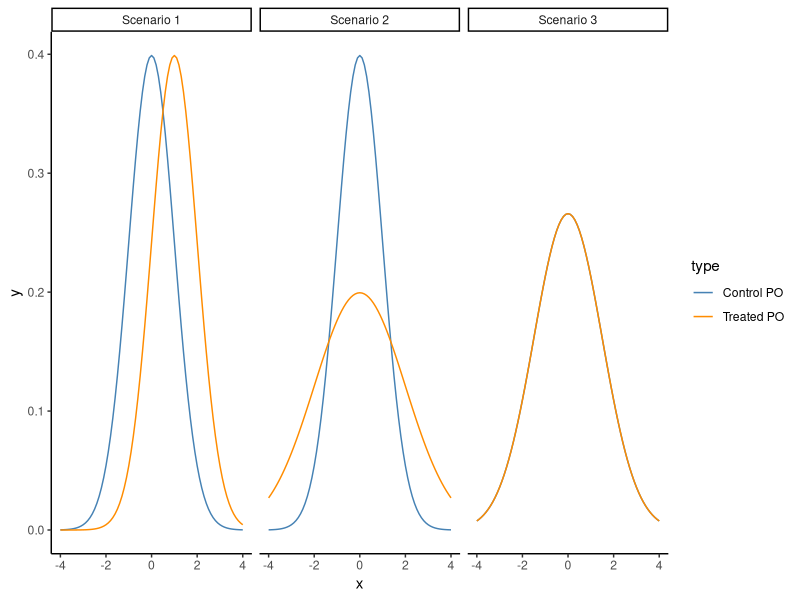

Source code (R):
## ---- chunk 1
library(tidyverse)
## ---- chunk 2
dat <- bind_rows(
    tibble(
        x = seq(-4, 4, by = 0.1),
        y = dnorm(x, 0, 1),
        type = "Control PO",
        context = "Scenario 1"
    ),
    tibble(
        x = seq(-4, 4, by = 0.1),
        y = dnorm(x, 1, 1),
        type = "Treated PO",
        context = "Scenario 1"
    ),
    tibble(
        x = seq(-4, 4, by = 0.1),
        y = dnorm(x, 0, 1),
        type = "Control PO",
        context = "Scenario 2"
    ),
    tibble(
        x = seq(-4, 4, by = 0.1),
        y = dnorm(x, 0, 2),
        type = "Treated PO",
        context = "Scenario 2"
    ),
    tibble(
        x = seq(-4, 4, by = 0.1),
        y = dnorm(x, 0, 1.5),
        type = "Control PO",
        context = "Scenario 3"
    ),
    tibble(
        x = seq(-4, 4, by = 0.1),
        y = dnorm(x, 0, 1.5),
        type = "Treated PO",
        context = "Scenario 3"
    )
)

ggplot(dat, aes(x = x, y = y, color = type)) +
    geom_line() +
    facet_grid(~ context) +
    theme_classic() +
    scale_color_manual(values = c("steelblue", "darkorange"))
